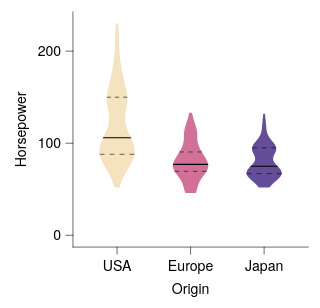

Write the Vega-Lite specification saved for this chart.
### Vega-Lite specification from a JSON file in a GitHub repository (floating-point values rounded to 4 significant figures; data arrays with more than 128 entries replaced by an {"elided": "..."} marker saying what was removed)
{"background": null, "config": {"arc": {"fill": "#DBDBDB", "fillOpacity": 1.0, "innerRadius": 25.0, "padAngle": 0.03, "stroke": "black", "strokeOpacity": 1, "strokeWidth": 0.25}, "area": {"fill": "#DBDBDB", "fillOpacity": 1.0, "stroke": "black", "strokeOpacity": 1, "strokeWidth": 0.25}, "axis": {"domain": true, "domainCap": "round", "domainColor": "black", "domainWidth": 0.25, "grid": false, "gridCap": "round", "gridColor": "#F1F1F1", "gridDash": [0, 0], "gridOpacity": 1.0, "gridWidth": 0.25, "labelColor": "black", "labelFont": "Helvetica Neue, HelveticaNeue, Helvetica, Arial, sans-serif", "labelFontSize": 6, "labelFontStyle": "normal", "labelFontWeight": 400, "offset": 0, "ticks": true, "tickCap": "round", "tickColor": "black", "tickRound": false, "tickSize": 3, "tickWidth": 0.25, "titleColor": "black", "titleFont": "Helvetica Neue, HelveticaNeue, Helvetica, Arial, sans-serif", "titleFontSize": 6, "titleFontStyle": "normal", "titleFontWeight": 400}, "axisX": {"domain": true, "labelAlign": "center", "labelAngle": 0, "labels": true, "ticks": true, "translate": 0}, "axisY": {"domain": true, "labelAlign": "right", "labelAngle": 0, "labels": true, "ticks": true, "translate": 0}, "axisRight": {"domain": true, "labelAlign": "left", "labelAngle": 0, "labels": true, "ticks": true, "translate": 0}, "axisTop": {"domain": true, "labelAlign": "center", "labelAngle": 0, "labels": true, "ticks": true, "translate": 0}, "axisBand": {"tickOffset": 0}, "bar": {"fill": "#DBDBDB", "fillOpacity": 1.0, "stroke": "black", "strokeOpacity": 1, "strokeWidth": 0.25}, "boxplot": {"size": 9.0, "ticks": {"cornerRadius": 0.25, "fill": "black", "opacity": 1, "size": 4.5, "thickness": 0.25}, "box": {"fillOpacity": 1.0, "stroke": "black", "strokeOpacity": 1, "strokeWidth": 0.25}, "median": {"cornerRadius": 0, "fill": "black", "fillOpacity": 1.0, "opacity": 1, "size": 9.0, "thickness": 0.25}, "rule": {"fill": "black", "fillOpacity": 1.0, "size": 10.0, "stroke": "black", "strokeDash": [0, 0], "strokeOpacity": 1, "strokeWidth": 0.25}, "outliers": {"color": "black", "fill": "black", "fillOpacity": 1.0, "size": 0, "stroke": "black", "strokeOpacity": 1, "strokeWidth": 0.25}}, "circle": {"fill": "black", "fillOpacity": 1.0, "size": 1.25, "stroke": null, "strokeOpacity": 1, "strokeWidth": 0.25}, "errorband": {"band": {"fillOpacity": 0.6, "stroke": null, "strokeWidth": 0.25, "strokeOpacity": 1}, "borders": {"opacity": 0, "strokeOpacity": 1, "strokeWidth": 0.25}}, "errorbar": {"opacity": 1, "rule": {"strokeDash": [0, 0], "strokeWidth": 0.25}, "ticks": {"color": "black", "cornerRadius": 0.125, "opacity": 1, "size": 6.0, "thickness": 0.25}, "thickness": 0.25}, "font": "Helvetica Neue, HelveticaNeue, Helvetica, Arial, sans-serif", "geoshape": {"fill": "#DBDBDB", "fillOpacity": 1.0, "stroke": "black", "strokeOpacity": 1, "strokeWidth": 0.25}, "header": {"labelColor": "black", "labelFont": "Helvetica Neue, HelveticaNeue, Helvetica, Arial, sans-serif", "labelFontSize": 6, "labelFontStyle": "normal", "labelFontWeight": 400, "titleColor": "black", "titleFont": "Helvetica Neue, HelveticaNeue, Helvetica, Arial, sans-serif", "titleFontSize": 6, "titleFontStyle": "normal", "titleFontWeight": 400, "titlePadding": 0}, "legend": {"disable": false, "offset": 4.5, "titlePadding": 4, "labelOffset": 2, "gradientLabelOffset": 2, "columnPadding": 4, "rowPadding": 2, "gradientLength": 50.0, "gradientThickness": 5.0, "gradientOpacity": 1.0, "gradientStrokeColor": "black", "gradientStrokeWidth": 0.25, "labelColor": "black", "labelFont": "Helvetica Neue, HelveticaNeue, Helvetica, Arial, sans-serif", "labelFontSize": 6, "labelFontStyle": "normal", "labelFontWeight": 400, "strokeColor": "black", "strokeWidth": 0, "symbolSize": 36, "symbolStrokeColor": "black", "symbolStrokeWidth": 0.25, "titleColor": "black", "titleFont": "Helvetica Neue, HelveticaNeue, Helvetica, Arial, sans-serif", "titleFontSize": 6, "titleFontStyle": "normal", "titleFontWeight": 400}, "line": {"color": "black", "stroke": "black", "strokeCap": "butt", "strokeDash": [0, 0], "strokeOpacity": 1, "strokeWidth": 0.5}, "point": {"filled": true, "fill": "#DBDBDB", "fillOpacity": 1.0, "size": 5.0, "stroke": "black", "strokeOpacity": 1, "strokeWidth": 0.25}, "range": {"category": ["#B2B2B2", "#4A7CD3", "#008542", "#664CAF", "#509F98", "#636363", "#284F93", "#005226", "#382864", "#285753"], "diverging": {"scheme": ["#443E60", "#5F597E", "#7C759B", "#9994B6", "#B7B4CC", "#D6D5DC", "#F6F6F6", "#D1DAD9", "#A4C2BF", "#7AA9A4", "#578E89", "#37736E", "#1B5954"]}, "heatmap": {"scheme": ["#440154", "#472270", "#433E82", "#38598C", "#2C728E", "#238A8D", "#24A086", "#39B578", "#5DC862", "#96D646", "#CAE02D", "#FDE724"]}, "ordinal": {"scheme": ["#F1F1F1", "#DBDBDB", "#C6C6C6", "#B2B2B2", "#9D9D9D", "#898989", "#767676", "#636363", "#515151", "#404040", "#2F2F2F", "#1F1F1F"]}, "ramp": {"scheme": ["#440154", "#472270", "#433E82", "#38598C", "#2C728E", "#238A8D", "#24A086", "#39B578", "#5DC862", "#96D646", "#CAE02D", "#FDE724"]}}, "rule": {"color": "black", "stroke": "black", "strokeCap": "round", "strokeDash": [2, 2], "strokeOpacity": 1, "strokeWidth": 0.25}, "scale": {"barBandPaddingInner": 0.1, "rectBandPaddingInner": 0, "tickBandPaddingInner": 0.1, "bandPaddingOuter": 0.1, "bandWithNestedOffsetPaddingInner": 0.2, "bandWithNestedOffsetPaddingOuter": 0.2, "offsetBandPaddingInner": 0, "offsetBandPaddingOuter": 0, "continuousPadding": 5.0, "round": false}, "rect": {"fill": "#DBDBDB", "fillOpacity": 1.0, "stroke": "black", "strokeOpacity": 1, "strokeWidth": 0.25}, "square": {"fill": "#DBDBDB", "fillOpacity": 1.0, "size": 10.0, "stroke": "black", "strokeOpacity": 1, "strokeWidth": 0.25}, "text": {"color": "black", "font": "Helvetica Neue, HelveticaNeue, Helvetica, Arial, sans-serif", "fontSize": 6, "fontStyle": "normal", "fontWeight": 400}, "tick": {"color": "black", "cornerRadius": 0.125, "opacity": 1.0, "size": 9.0, "thickness": 0.25}, "title": {"anchor": "middle", "frame": "group", "color": "black", "font": "Helvetica Neue, HelveticaNeue, Helvetica, Arial, sans-serif", "fontSize": 6, "fontStyle": "normal", "fontWeight": 400, "subtitleColor": "black", "subtitleFont": "Helvetica Neue, HelveticaNeue, Helvetica, Arial, sans-serif", "subtitleFontSize": 6, "subtitleFontStyle": "normal", "subtitleFontWeight": 400}, "trail": {"color": "black", "opacity": 1, "size": 0.5}, "view": {"continuousWidth": 100, "continuousHeight": 100, "discreteWidth": 100, "discreteHeight": 100, "fill": null, "stroke": null, "strokeWidth": 0.25}}, "layer": [{"data": {"name": "data-3c8aa2a4ffa72c9ac220908998da3f47"}, "mark": {"type": "line", "fillOpacity": 0.85, "filled": true, "strokeOpacity": 0, "strokeWidth": 0.25}, "encoding": {"color": {"field": "__group", "legend": null, "scale": {"domain": ["USA", "Europe", "Japan"], "range": ["#F4DDB4", "#CC5887", "#4B2F87"]}, "sort": ["USA", "Europe", "Japan"], "title": null, "type": "nominal"}, "order": {"field": "__order", "type": "quantitative"}, "x": {"axis": null, "field": "__x", "scale": {"domain": [0, 100], "padding": 0, "nice": false}, "type": "quantitative"}, "y": {"field": "__y", "title": "Horsepower", "type": "quantitative", "scale": {"nice": false}}}}, {"data": {"values": [{"__group": "USA", "__y": 88.0, "__x": 11.36, "__x2": 26.14, "__dysonsphere__": 1}]}, "mark": {"type": "rule", "color": "black", "strokeCap": "butt", "strokeDash": [2.111, 2.111], "strokeWidth": 0.25}, "encoding": {"x": {"axis": null, "field": "__x", "scale": {"domain": [0, 100], "padding": 0, "nice": false}, "type": "quantitative"}, "x2": {"field": "__x2"}, "y": {"field": "__y", "title": "Horsepower", "type": "quantitative", "scale": {"nice": false}}}}, {"data": {"values": [{"__group": "USA", "__y": 150.0, "__x": 14.4, "__x2": 23.1, "__dysonsphere__": 1}]}, "mark": {"type": "rule", "color": "black", "strokeCap": "butt", "strokeDash": [1.742, 1.742], "strokeWidth": 0.25}, "encoding": {"x": {"axis": null, "field": "__x", "scale": {"domain": [0, 100], "padding": 0, "nice": false}, "type": "quantitative"}, "x2": {"field": "__x2"}, "y": {"field": "__y", "title": "Horsepower", "type": "quantitative", "scale": {"nice": false}}}}, {"data": {"values": [{"__group": "Europe", "__y": 69.5, "__x": 43.2, "__x2": 56.8, "__dysonsphere__": 1}]}, "mark": {"type": "rule", "color": "black", "strokeCap": "butt", "strokeDash": [1.943, 1.943], "strokeWidth": 0.25}, "encoding": {"x": {"axis": null, "field": "__x", "scale": {"domain": [0, 100], "padding": 0, "nice": false}, "type": "quantitative"}, "x2": {"field": "__x2"}, "y": {"field": "__y", "title": "Horsepower", "type": "quantitative", "scale": {"nice": false}}}}, {"data": {"values": [{"__group": "Europe", "__y": 90.5, "__x": 45.23, "__x2": 54.77, "__dysonsphere__": 1}]}, "mark": {"type": "rule", "color": "black", "strokeCap": "butt", "strokeDash": [1.906, 1.906], "strokeWidth": 0.25}, "encoding": {"x": {"axis": null, "field": "__x", "scale": {"domain": [0, 100], "padding": 0, "nice": false}, "type": "quantitative"}, "x2": {"field": "__x2"}, "y": {"field": "__y", "title": "Horsepower", "type": "quantitative", "scale": {"nice": false}}}}, {"data": {"values": [{"__group": "Japan", "__y": 67.0, "__x": 73.77, "__x2": 88.73, "__dysonsphere__": 1}]}, "mark": {"type": "rule", "color": "black", "strokeCap": "butt", "strokeDash": [2.137, 2.137], "strokeWidth": 0.25}, "encoding": {"x": {"axis": null, "field": "__x", "scale": {"domain": [0, 100], "padding": 0, "nice": false}, "type": "quantitative"}, "x2": {"field": "__x2"}, "y": {"field": "__y", "title": "Horsepower", "type": "quantitative", "scale": {"nice": false}}}}, {"data": {"values": [{"__group": "Japan", "__y": 95.0, "__x": 76.13, "__x2": 86.37, "__dysonsphere__": 1}]}, "mark": {"type": "rule", "color": "black", "strokeCap": "butt", "strokeDash": [2.048, 2.048], "strokeWidth": 0.25}, "encoding": {"x": {"axis": null, "field": "__x", "scale": {"domain": [0, 100], "padding": 0, "nice": false}, "type": "quantitative"}, "x2": {"field": "__x2"}, "y": {"field": "__y", "title": "Horsepower", "type": "quantitative", "scale": {"nice": false}}}}, {"data": {"values": [{"__group": "USA", "__y": 105.4, "__x": 12.72, "__x2": 24.78, "__dysonsphere__": 1}, {"__group": "USA", "__y": 105.7, "__x": 12.77, "__x2": 24.73, "__dysonsphere__": 1}, {"__group": "USA", "__y": 106.0, "__x": 12.83, "__x2": 24.67, "__dysonsphere__": 1}, {"__group": "USA", "__y": 106.6, "__x": 12.93, "__x2": 24.57, "__dysonsphere__": 1}, {"__group": "USA", "__y": 106.6, "__x": 12.94, "__x2": 24.56, "__dysonsphere__": 1}, {"__group": "Europe", "__y": 76.4, "__x": 42.52, "__x2": 57.48, "__dysonsphere__": 1}, {"__group": "Europe", "__y": 76.6, "__x": 42.53, "__x2": 57.47, "__dysonsphere__": 1}, {"__group": "Europe", "__y": 77.0, "__x": 42.55, "__x2": 57.45, "__dysonsphere__": 1}, {"__group": "Europe", "__y": 77.04, "__x": 42.55, "__x2": 57.45, "__dysonsphere__": 1}, {"__group": "Europe", "__y": 77.48, "__x": 42.59, "__x2": 57.41, "__dysonsphere__": 1}, {"__group": "Europe", "__y": 77.6, "__x": 42.6, "__x2": 57.4, "__dysonsphere__": 1}, {"__group": "Japan", "__y": 74.4, "__x": 75.29, "__x2": 87.21, "__dysonsphere__": 1}, {"__group": "Japan", "__y": 74.51, "__x": 75.33, "__x2": 87.17, "__dysonsphere__": 1}, {"__group": "Japan", "__y": 74.91, "__x": 75.49, "__x2": 87.01, "__dysonsphere__": 1}, {"__group": "Japan", "__y": 75.0, "__x": 75.52, "__x2": 86.98, "__dysonsphere__": 1}, {"__group": "Japan", "__y": 75.32, "__x": 75.64, "__x2": 86.86, "__dysonsphere__": 1}, {"__group": "Japan", "__y": 75.6, "__x": 75.74, "__x2": 86.76, "__dysonsphere__": 1}]}, "mark": {"type": "area", "fill": "black", "fillOpacity": 1, "opacity": 1, "stroke": null, "strokeWidth": 0}, "encoding": {"detail": {"field": "__group", "type": "nominal"}, "x": {"axis": null, "field": "__x", "scale": {"domain": [0, 100], "padding": 0, "nice": false}, "type": "quantitative"}, "x2": {"field": "__x2"}, "y": {"field": "__y", "title": "Horsepower", "type": "quantitative", "scale": {"nice": false}}}}, {"data": {"name": "data-d7a230a7326baf606a19256938f2a2d2"}, "mark": {"type": "bar", "opacity": 0}, "encoding": {"x": {"axis": {}, "field": "Origin", "scale": {"domain": ["USA", "Europe", "Japan"], "paddingInner": 0.0, "paddingOuter": 0.1}, "sort": ["USA", "Europe", "Japan"], "title": "Origin", "type": "nominal"}}, "transform": [{"filter": "false"}]}], "resolve": {"axis": {"x": "independent"}}, "$schema": "https://vega.github.io/schema/vega-lite/v6.4.1.json", "datasets": {"data-3c8aa2a4ffa72c9ac220908998da3f47": {"elided": "1203 records"}, "data-d7a230a7326baf606a19256938f2a2d2": {"elided": "400 records"}}}
